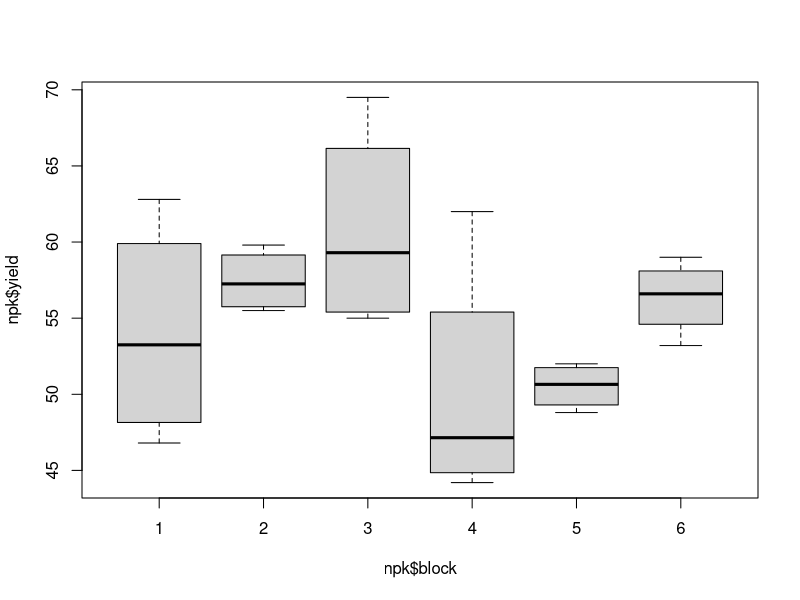

This figure's R source:
#ANOVA using R
##Using in build function aov
#In build dataset for aov:
npk

#Visualizing data: yield is observation and block is treatment
boxplot(npk$yield ~ npk$block)

#anova
anova = aov(npk$yield ~ npk$block)
summary(anova)

#             Df Sum Sq Mean Sq F value Pr(>F)  
# npk$block    5  343.3   68.66   2.318 0.0861 .
# Residuals   18  533.1   29.61                 
# ---
#   Signif. codes:  0 '***' 0.001 '**' 0.01 '*' 0.05 '.' 0.1 ' ' 1

##Conclusion: The P-value is 0.0861 which is not less than 0.05 hence we do not reject the null hypothesis.

#between sample significance
TukeyHSD(anova)

# Tukey multiple comparisons of means
# 95% family-wise confidence level
# 
# Fit: aov(formula = npk$yield ~ npk$block)
# 
# $`npk$block`
#       diff        lwr       upr     p adj
# 2-1   3.425  -8.804242 15.654242 0.9440575
# 3-1   6.750  -5.479242 18.979242 0.5166401
# 4-1  -3.900 -16.129242  8.329242 0.9074049
# 5-1  -3.500 -15.729242  8.729242 0.9390165
# 6-1   2.325  -9.904242 14.554242 0.9893559
# 3-2   3.325  -8.904242 15.554242 0.9503518
# 4-2  -7.325 -19.554242  4.904242 0.4312574
# 5-2  -6.925 -19.154242  5.304242 0.4900643
# 6-2  -1.100 -13.329242 11.129242 0.9996936
# 4-3 -10.650 -22.879242  1.579242 0.1094850
# 5-3 -10.250 -22.479242  1.979242 0.1321421
# 6-3  -4.425 -16.654242  7.804242 0.8539828
# 5-4   0.400 -11.829242 12.629242 0.9999980
# 6-4   6.225  -6.004242 18.454242 0.5981409
# 6-5   5.825  -6.404242 18.054242 0.6604328

##All the p adj values between treatments are greater than 0.05, means they are not significant